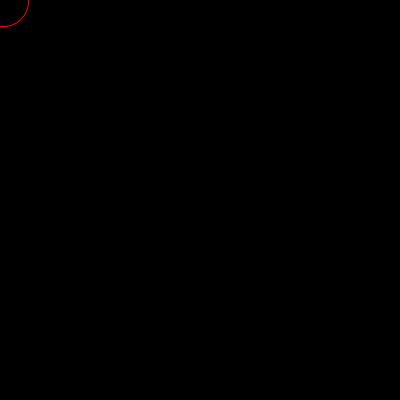
Frame 1 (no input)
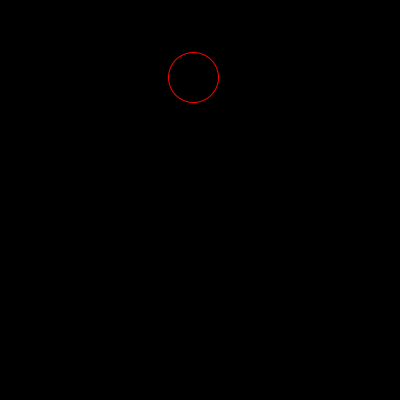
Frame 60 (the mouse pressed at the canvas centre just before this capture)
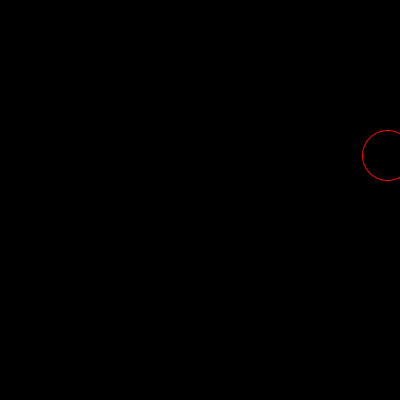
Frame 120 (the mouse held since frame 60 and released just before this capture)

The Processing sketch that drew these frames (run headless with seeded random() and noise(); from frame 60 on, the mouse is pressed at the canvas centre):

// Processing sketch: processing_55313
// ── processing_55313.pde

  float x = 0;
  float y = 0;
  float dx = random(5);
  float dy = random(5);

void setup(){
  background(0);
  size(400,400);
  smooth();
  stroke(255,0,0);
  noFill();
}

void draw(){
  background(0);
  if( x > width || x < 0) { dx *= -1; } 
  if( y > height || y < 0) { dy *= -1; } 
  x += dx;
  y += dy;
  ellipse( x,y,50,50);
}
